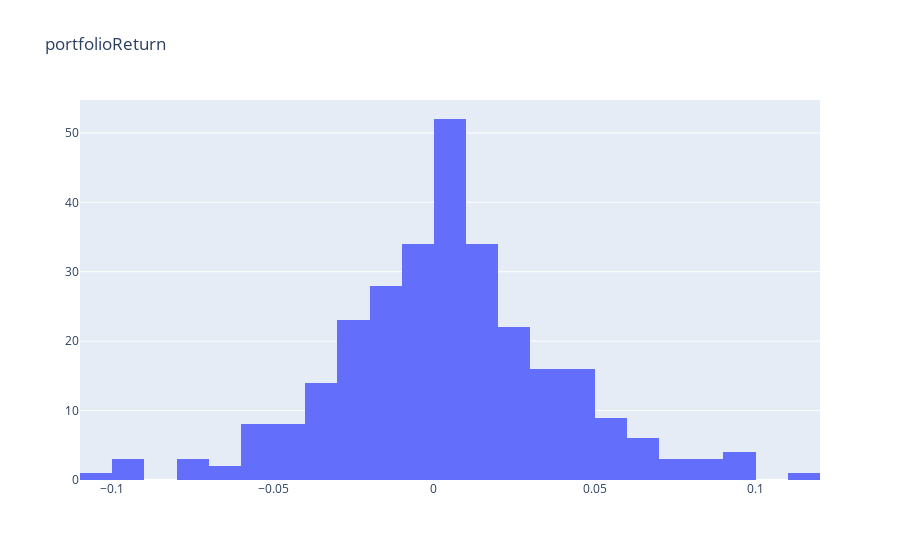

The notebook cell this image was saved under:
### Code cell
# portfolioReturn的分布
fig = go.Figure()
fig.add_trace(go.Histogram(x=portfolio['portfolioReturn'], name="portfolioReturn"))
fig.update_layout(title_text='portfolioReturn')
fig.show()

### Figure 1 — Plotly figure (JSON) as saved in the notebook; plotly's stock layout.template omitted (floating-point values rounded to 4 significant figures; data arrays with more than 128 entries replaced by an {"elided": "..."} marker saying what was removed)
{"data": [{"name": "portfolioReturn", "type": "histogram", "x": {"elided": "292 float values"}}], "layout": {"title": {"text": "portfolioReturn"}}}
